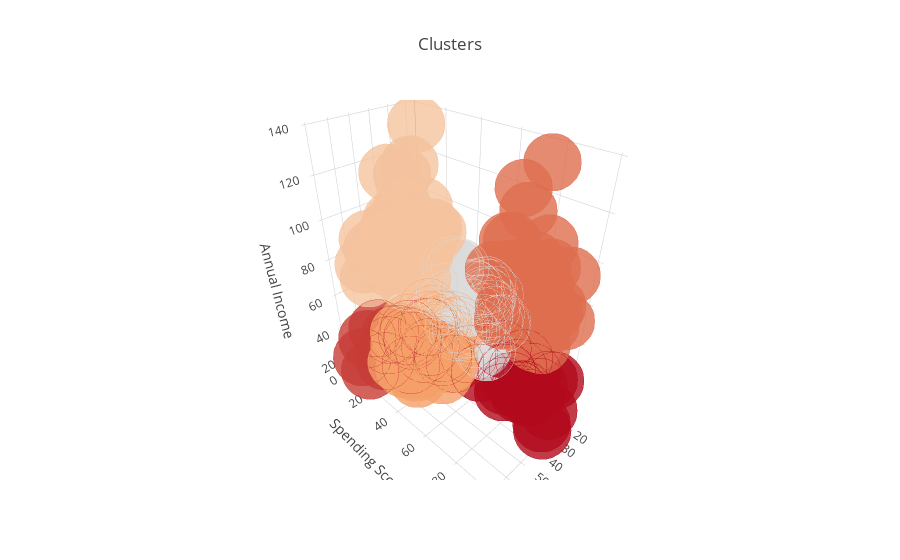

Notebook source saved alongside this figure:
### Code cell
import plotly as py
import plotly.graph_objs as go
py.offline.init_notebook_mode(connected = True)
df['label3'] =  labels3
trace1 = go.Scatter3d(
    x= df['Age'],
    y= df['Spending Score (1-100)'],
    z= df['Annual Income (k$)'],
    mode='markers',
     marker=dict(
        color = df['label3'], 
        size= 20,
        line=dict(
            color= df['label3'],
            width= 12
        ),
        opacity=0.8
     )
)
data = [trace1]
layout = go.Layout(
#     margin=dict(
#         l=0,
#         r=0,
#         b=0,
#         t=0
#     )
    title= 'Clusters',
    scene = dict(
            xaxis = dict(title  = 'Age'),
            yaxis = dict(title  = 'Spending Score'),
            zaxis = dict(title  = 'Annual Income')
        )
)
fig = go.Figure(data=data, layout=layout)
py.offline.iplot(fig)
plt.show()

### Figure 1 — Plotly figure (JSON) as saved in the notebook; plotly's stock layout.template omitted (floating-point values rounded to 4 significant figures; data arrays with more than 128 entries replaced by an {"elided": "..."} marker saying what was removed)
{"data": [{"marker": {"color": {"elided": "200 int values"}, "line": {"color": {"elided": "200 int values"}, "width": 12}, "opacity": 0.8, "size": 20}, "mode": "markers", "type": "scatter3d", "uid": "b20e4d92-58be-4a0f-88ac-6dccc5694b93", "x": {"elided": "200 int values"}, "y": {"elided": "200 int values"}, "z": {"elided": "200 int values"}}], "layout": {"scene": {"xaxis": {"title": {"text": "Age"}}, "yaxis": {"title": {"text": "Spending Score"}}, "zaxis": {"title": {"text": "Annual Income"}}}, "title": {"text": "Clusters"}}}
